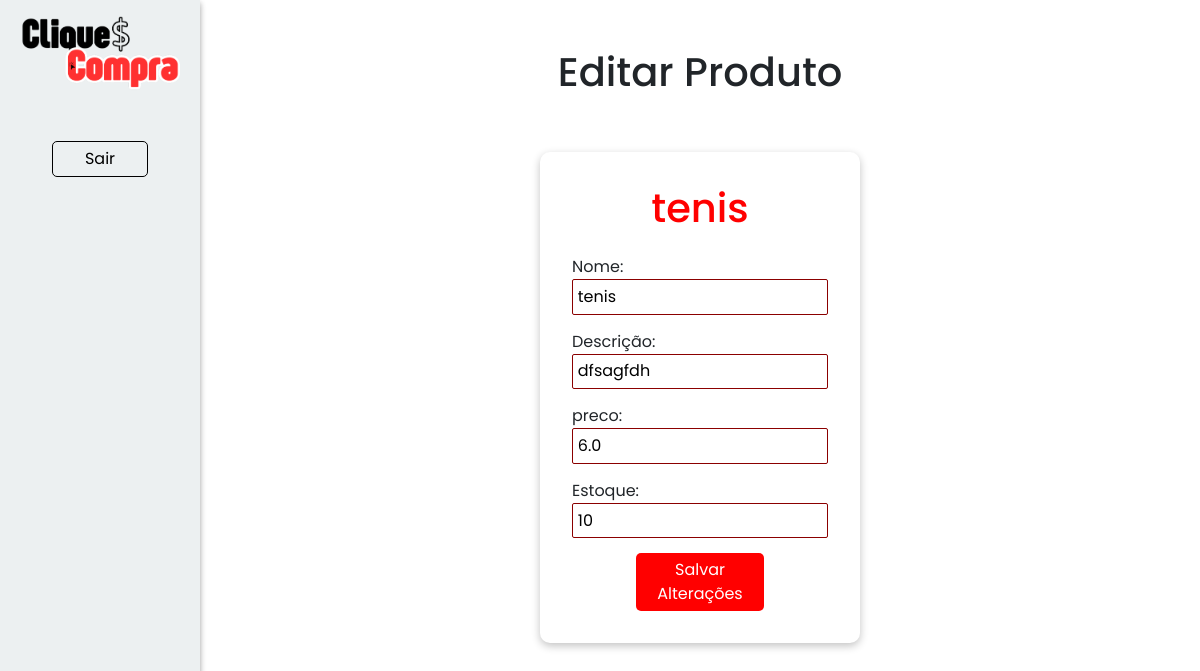
The page /produtos/edit/1 (signed in) on the database as committed earlier.
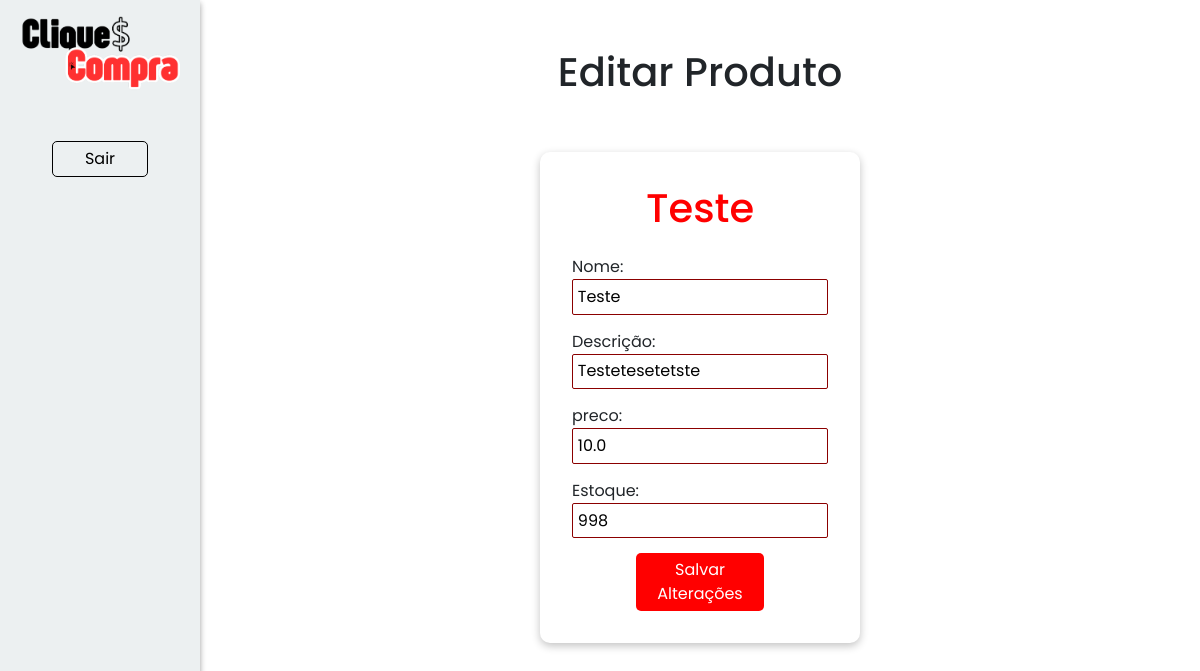
The same page on the database as committed later.
### models/produtos.py (models this page shows, shortened)
class Produto(Base):
    __tablename__ = 'tb_produtos'
    pro_id: Mapped[int] = mapped_column(primary_key=True, autoincrement=True)
    pro_nome: Mapped[str] = mapped_column(nullable=False)
    pro_descricao: Mapped[str] = mapped_column(nullable=False)
    pro_preco: Mapped[float] = mapped_column(nullable=False)
    pro_estoque: Mapped[int] = mapped_column()
    @classmethod
    def find(cls, **kwargs):
        if 'nome' in kwargs:
            sql = text("SELECT * FROM tb_produtos WHERE pro_nome = :nome")
            produto = session.execute(sql, {"nome": kwargs['nome']}).fetchone()
        elif 'id' in kwargs:
            return session.query(cls).filter_by(pro_id=kwargs['id']).first()
            sql = text("SELECT * FROM tb_produtos WHERE pro_id = :id")
            produto = session.execute(sql, {"id": kwargs['id']}).fetchone()
        else:
            raise AttributeError('A busca deve ser feita por nome ou id.')
        return produto

### controllers/produtos.py (the view)
@produto_bp.route('/edit/<int:pro_id>', methods=['GET','POST'])
@login_required
def edit(pro_id):
    produto = Produto.find(id=pro_id)
    if request.method == 'POST':
        nome_produto = request.form['nome']
        desc_produto = request.form['descricao']
        preco_produto = request.form['preco']
        estoque_produto = request.form['estoque']
        if int(estoque_produto) < 0:
            flash('Valor inválido','error')
            return redirect(url_for('produtos.edit',pro_id=pro_id))
        if produto:
            produto.pro_nome = nome_produto
            produto.pro_descricao = desc_produto
            produto.pro_preco = preco_produto
            produto.pro_estoque = estoque_produto
            session.commit()
            flash("Produto Editado com Sucesso", "success")
        else:
            flash("Erro ao editar o produto", "error")
        return redirect(url_for('produtos.view'))
    else:
        return render_template('produtos/edit.html', produto=produto)

### controllers/clientes.py (called while the page is built)
@login_manager.user_loader
def load_user(user_id):
    return Cliente.find(id=user_id)

### models/clientes.py (called while the page is built, shortened)
    @classmethod
    def find(cls, **kwargs):
        if 'email' in kwargs:
            return session.query(cls).filter_by(cli_email=kwargs['email']).first() #SELECT * FROM tb_clientes WHERE cli_email = email
        elif 'id' in kwargs:
            return session.query(cls).filter_by(cli_id=kwargs['id']).first() #SELECT * FROM tb_clientes WHERE cli_id = id
        else:
            raise AttributeError('A busca deve ser feita por email ou id.')

### templates/produtos/edit.html (shortened to what this page needs)
{% extends "model.html" %}
{% block head_extras %}
<link rel="stylesheet" href="{{ url_for('static', filename='style/model.css') }}">
<link rel="stylesheet" href="{{ url_for('static', filename='style/edit.css') }}">
{% endblock %}
{% block content %}
<nav class="nav-reg">
    <img src="../../static/assets/cliqueconta.png" alt="Logo do CliqueCompra">
    <div class="links">
        <div class="links-nav">
        <a class='sair' href="{{url_for('cliente.logout')}}">Sair</a>
    </div>
</nav>
<main>
    <h1>Editar Produto</h1>
    <form action="{{ url_for('produtos.edit', pro_id=produto.pro_id) }}" method="POST">
        <h1>{{produto.pro_nome}}</h1>
        <div>
            <label for="nome">Nome:</label>
            <input type="text" id="nome" name="nome" value="{{ produto.pro_nome }}" required>
        </div>
        <div>
            <label for="descricao">Descrição:</label>
            <input type="text" id="descricao" name="descricao" value="{{ produto.pro_descricao }}" required>
        </div>
        <div>
            <label for="preco">preco:</label>
            <input type="number" id="preco" name="preco" step="0.01" value="{{ produto.pro_preco }}">
        </div>
        <div>
            <label for="estoque">Estoque:</label>
            <input type="number" id="estoque" name="estoque" value="{{ produto.pro_estoque }}">
        </div>
        <button type="submit">Salvar Alterações</button>
    </form>
</main>
{% endblock %}

Rows that differ between the two databases and show on the page:
changed Produto: pro_nome "tenis" → "Teste"; nome "tenis" → "Teste"; descricao "dfsagfdh" → "Testetesetetste"; preco "6.0" → "10.0"; estoque "10" → "998"
